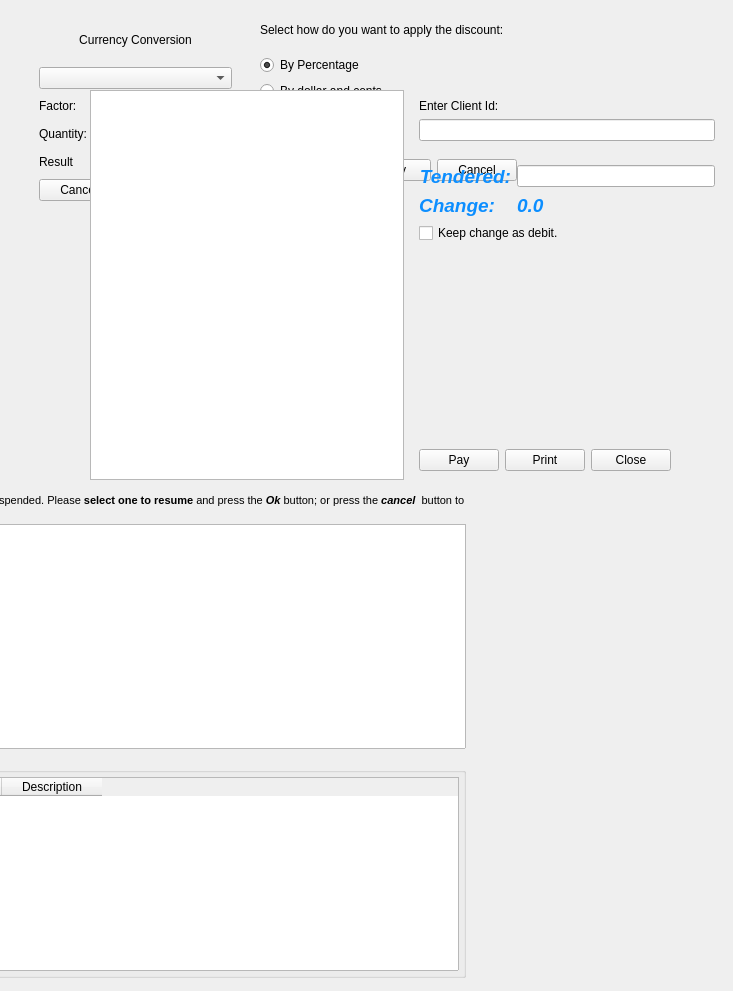
      <widget class="QWidget" name="page_Adds">
       <widget class="QFrame" name="frameCurrency">
        <property name="geometry">
         <rect>
          <x>30</x>
          <y>10</y>
          <width>211</width>
          <height>200</height>
         </rect>
        </property>
        <property name="frameShape">
         <enum>QFrame::NoFrame</enum>
        </property>
        <property name="frameShadow">
         <enum>QFrame::Raised</enum>
        </property>
        <layout class="QGridLayout" name="gridLayout_3">
         <item row="0" column="0" colspan="2">
          <widget class="QLabel" name="label_15">
           <property name="text">
            <string>Currency Conversion</string>
           </property>
           <property name="alignment">
            <set>Qt::AlignCenter</set>
           </property>
          </widget>
         </item>
         <item row="1" column="0" colspan="2">
          <widget class="QComboBox" name="comboCurrency"/>
         </item>
         <item row="2" column="0">
          <widget class="QLabel" name="label_12">
           <property name="text">
            <string>Factor:</string>
           </property>
          </widget>
         </item>
         <item row="2" column="1">
          <widget class="QLineEdit" name="editConvFactor">
           <property name="readOnly">
            <bool>true</bool>
           </property>
          </widget>
         </item>
         <item row="3" column="0">
          <widget class="QLabel" name="label_13">
           <property name="text">
            <string>Quantity:</string>
           </property>
          </widget>
         </item>
         <item row="3" column="1">
          <widget class="QLineEdit" name="editConvQty"/>
         </item>
         <item row="4" column="0">
          <widget class="QLabel" name="label_14">
           <property name="text">
            <string>Result</string>
           </property>
          </widget>
         </item>
         <item row="4" column="1">
          <widget class="QLineEdit" name="editConvResult">
           <property name="readOnly">
            <bool>true</bool>
           </property>
          </widget>
         </item>
         <item row="5" column="0">
          <widget class="QPushButton" name="btnConvCancel">
           <property name="text">
            <string>Cancel</string>
           </property>
          </widget>
         </item>
         <item row="5" column="1">
          <widget class="QPushButton" name="btnConvOk">
           <property name="text">
            <string>Ok</string>
           </property>
          </widget>
         </item>
        </layout>
       </widget>
       <widget class="QWidget" name="discountWidget" native="true">
        <property name="geometry">
         <rect>
          <x>260</x>
          <y>10</y>
          <width>257</width>
          <height>171</height>
         </rect>
        </property>
        <property name="sizePolicy">
         <sizepolicy hsizetype="MinimumExpanding" vsizetype="MinimumExpanding">
          <horstretch>0</horstretch>
          <verstretch>0</verstretch>
         </sizepolicy>
        </property>
        <layout class="QVBoxLayout" name="verticalLayout_5">
         <item>
          <widget class="QLabel" name="lbl_discounts">
           <property name="text">
            <string>Select how do you want to apply the discount:</string>
           </property>
           <property name="wordWrap">
            <bool>true</bool>
           </property>
          </widget>
         </item>
         <item>
          <widget class="QRadioButton" name="rbPercentage">
           <property name="text">
            <string>By Percentage</string>
           </property>
           <property name="checked">
            <bool>true</bool>
           </property>
          </widget>
         </item>
         <item>
          <widget class="QRadioButton" name="rbMoney">
           <property name="text">
            <string>By dollar and cents</string>
           </property>
          </widget>
         </item>
         <item>
          <widget class="QRadioButton" name="rbPriceChange">
           <property name="text">
            <string>Change Price</string>
           </property>
          </widget>
         </item>
         <item>
          <widget class="QRadioButton" name="rbCoupon">
           <property name="text">
            <string>By coupon code</string>
           </property>
          </widget>
         </item>
         <item>
          <layout class="QHBoxLayout" name="horizontalLayout_3">
           <item>
            <widget class="QLineEdit" name="editDiscount"/>
           </item>
           <item>
            <widget class="QPushButton" name="btnApplyDiscount">
             <property name="text">
              <string>Apply</string>
             </property>
            </widget>
           </item>
           <item>
            <widget class="QPushButton" name="btnCancelDiscount">
             <property name="text">
              <string>Cancel</string>
             </property>
            </widget>
           </item>
          </layout>
         </item>
        </layout>
       </widget>
       <widget class="QWidget" name="resumeWidget" native="true">
        <property name="geometry">
         <rect>
          <x>-110</x>
          <y>490</y>
          <width>580</width>
          <height>492</height>
         </rect>
        </property>
        <property name="minimumSize">
         <size>
          <width>580</width>
          <height>380</height>
         </size>
        </property>
        <layout class="QVBoxLayout" name="verticalLayout_7">
         <property name="spacing">
          <number>4</number>
         </property>
         <property name="margin">
          <number>4</number>
         </property>
         <item>
          <widget class="QLabel" name="lblTitle">
           <property name="text">
            <string>&lt;!DOCTYPE HTML PUBLIC &quot;-//W3C//DTD HTML 4.0//EN&quot; &quot;http://www.w3.org/TR/REC-html40/strict.dtd&quot;&gt;
&lt;html&gt;&lt;head&gt;&lt;meta name=&quot;qrichtext&quot; content=&quot;1&quot; /&gt;&lt;style type=&quot;text/css&quot;&gt;
p, li { white-space: pre-wrap; }
&lt;/style&gt;&lt;/head&gt;&lt;body style=&quot; font-family:'Lucida Grande'; font-size:8pt; font-weight:400; font-style:normal;&quot;&gt;
&lt;p style=&quot; margin-top:0px; margin-bottom:0px; margin-left:0px; margin-right:0px; -qt-block-indent:0; text-indent:0px;&quot;&gt;The next sales are suspended. Please &lt;span style=&quot; font-weight:600;&quot;&gt;select one to resume&lt;/span&gt; and press the &lt;span style=&quot; font-weight:600; font-style:italic;&quot;&gt;Ok&lt;/span&gt; button; or press the &lt;span style=&quot; font-weight:600; font-style:italic;&quot;&gt;cancel&lt;/span&gt;  button to &lt;span style=&quot; font-weight:600;&quot;&gt;start a new one&lt;/span&gt;.&lt;/p&gt;&lt;/body&gt;&lt;/html&gt;</string>
           </property>
           <property name="wordWrap">
            <bool>true</bool>
           </property>
          </widget>
         </item>
         <item>
          <widget class="QTableView" name="tableSuspendedSales">
           <property name="minimumSize">
            <size>
             <width>280</width>
             <height>0</height>
            </size>
           </property>
           <property name="editTriggers">
            <set>QAbstractItemView::NoEditTriggers</set>
           </property>
           <property name="selectionMode">
            <enum>QAbstractItemView::SingleSelection</enum>
           </property>
           <property name="selectionBehavior">
            <enum>QAbstractItemView::SelectRows</enum>
           </property>
           <property name="sortingEnabled">
            <bool>true</bool>
           </property>
           <property name="cornerButtonEnabled">
            <bool>false</bool>
           </property>
          </widget>
         </item>
         <item>
          <widget class="QGroupBox" name="groupBox_2">
           <property name="minimumSize">
            <size>
             <width>0</width>
             <height>100</height>
            </size>
           </property>
           <property name="title">
            <string>Contents</string>
           </property>
           <layout class="QVBoxLayout" name="verticalLayout_6">
            <property name="spacing">
             <number>4</number>
            </property>
            <property name="margin">
             <number>4</number>
            </property>
            <item>
             <widget class="QTableWidget" name="contentTable">
              <column>
               <property name="text">
                <string>Qty</string>
               </property>
              </column>
              <column>
               <property name="text">
                <string>Description</string>
               </property>
              </column>
             </widget>
            </item>
           </layout>
          </widget>
         </item>
        </layout>
       </widget>
       <widget class="QWidget" name="creditWidget" native="true">
        <property name="geometry">
         <rect>
          <x>90</x>
          <y>90</y>
          <width>634</width>
          <height>390</height>
         </rect>
        </property>
        <property name="sizePolicy">
         <sizepolicy hsizetype="MinimumExpanding" vsizetype="MinimumExpanding">
          <horstretch>0</horstretch>
          <verstretch>0</verstretch>
         </sizepolicy>
        </property>
        <property name="minimumSize">
         <size>
          <width>550</width>
          <height>390</height>
         </size>
        </property>
        <layout class="QGridLayout" name="gridLayout_4">
         <item row="0" column="0" rowspan="4">
          <widget class="QTextEdit" name="creditContent">
           <property name="sizePolicy">
            <sizepolicy hsizetype="MinimumExpanding" vsizetype="MinimumExpanding">
             <horstretch>0</horstretch>
             <verstretch>0</verstretch>
            </sizepolicy>
           </property>
           <property name="minimumSize">
            <size>
             <width>280</width>
             <height>0</height>
            </size>
           </property>
          </widget>
         </item>
         <item row="0" column="1">
          <widget class="QWidget" name="widget_2" native="true">
           <property name="sizePolicy">
            <sizepolicy hsizetype="MinimumExpanding" vsizetype="Preferred">
             <horstretch>0</horstretch>
             <verstretch>0</verstretch>
            </sizepolicy>
           </property>
           <layout class="QVBoxLayout" name="verticalLayout_9">
            <item>
             <widget class="QLabel" name="label_16">
              <property name="sizePolicy">
               <sizepolicy hsizetype="Maximum" vsizetype="Preferred">
                <horstretch>0</horstretch>
                <verstretch>0</verstretch>
               </sizepolicy>
              </property>
              <property name="text">
               <string>Enter Client Id:</string>
              </property>
             </widget>
            </item>
            <item>
             <widget class="QLineEdit" name="editClientIdForCredit">
              <property name="sizePolicy">
               <sizepolicy hsizetype="Expanding" vsizetype="Fixed">
                <horstretch>0</horstretch>
                <verstretch>0</verstretch>
               </sizepolicy>
              </property>
              <property name="maximumSize">
               <size>
                <width>16777215</width>
                <height>16777215</height>
               </size>
              </property>
             </widget>
            </item>
           </layout>
          </widget>
         </item>
         <item row="1" column="1">
          <widget class="QWidget" name="creditPaymentWidget" native="true">
           <property name="sizePolicy">
            <sizepolicy hsizetype="Expanding" vsizetype="Maximum">
             <horstretch>0</horstretch>
             <verstretch>0</verstretch>
            </sizepolicy>
           </property>
           <property name="minimumSize">
            <size>
             <width>0</width>
             <height>50</height>
            </size>
           </property>
           <layout class="QVBoxLayout" name="verticalLayout_8">
            <item>
             <layout class="QGridLayout" name="gridLayout_5">
              <item row="0" column="0">
               <widget class="QLabel" name="label_18">
                <property name="sizePolicy">
                 <sizepolicy hsizetype="Minimum" vsizetype="Preferred">
                  <horstretch>0</horstretch>
                  <verstretch>0</verstretch>
                 </sizepolicy>
                </property>
                <property name="text">
                 <string>&lt;!DOCTYPE HTML PUBLIC &quot;-//W3C//DTD HTML 4.0//EN&quot; &quot;http://www.w3.org/TR/REC-html40/strict.dtd&quot;&gt;
&lt;html&gt;&lt;head&gt;&lt;meta name=&quot;qrichtext&quot; content=&quot;1&quot; /&gt;&lt;style type=&quot;text/css&quot;&gt;
p, li { white-space: pre-wrap; }
&lt;/style&gt;&lt;/head&gt;&lt;body style=&quot; font-family:'Ubuntu'; font-size:11pt; font-weight:400; font-style:normal;&quot;&gt;
&lt;p style=&quot; margin-top:0px; margin-bottom:0px; margin-left:0px; margin-right:0px; -qt-block-indent:0; text-indent:0px;&quot;&gt;&lt;span style=&quot; font-size:14pt; font-weight:600; font-style:italic; color:#0c8eff;&quot;&gt;Tendered:&lt;/span&gt;&lt;/p&gt;&lt;/body&gt;&lt;/html&gt;</string>
                </property>
                <property name="alignment">
                 <set>Qt::AlignRight|Qt::AlignTrailing|Qt::AlignVCenter</set>
                </property>
               </widget>
              </item>
              <item row="0" column="1">
               <widget class="MibitLineEdit" name="editCreditTendered">
                <property name="sizePolicy">
                 <sizepolicy hsizetype="Expanding" vsizetype="Fixed">
                  <horstretch>0</horstretch>
                  <verstretch>0</verstretch>
                 </sizepolicy>
                </property>
                <property name="minimumSize">
                 <size>
                  <width>120</width>
                  <height>0</height>
                 </size>
                </property>
                <property name="maximumSize">
                 <size>
                  <width>200</width>
                  <height>16777215</height>
                 </size>
                </property>
               </widget>
              </item>
              <item row="1" column="0">
               <widget class="QLabel" name="label_19">
                <property name="sizePolicy">
                 <sizepolicy hsizetype="Maximum" vsizetype="Preferred">
                  <horstretch>0</horstretch>
                  <verstretch>0</verstretch>
                 </sizepolicy>
                </property>
                <property name="text">
                 <string>&lt;!DOCTYPE HTML PUBLIC &quot;-//W3C//DTD HTML 4.0//EN&quot; &quot;http://www.w3.org/TR/REC-html40/strict.dtd&quot;&gt;
&lt;html&gt;&lt;head&gt;&lt;meta name=&quot;qrichtext&quot; content=&quot;1&quot; /&gt;&lt;style type=&quot;text/css&quot;&gt;
p, li { white-space: pre-wrap; }
&lt;/style&gt;&lt;/head&gt;&lt;body style=&quot; font-family:'Ubuntu'; font-size:11pt; font-weight:400; font-style:normal;&quot;&gt;
&lt;p style=&quot; margin-top:0px; margin-bottom:0px; margin-left:0px; margin-right:0px; -qt-block-indent:0; text-indent:0px;&quot;&gt;&lt;span style=&quot; font-size:14pt; font-weight:600; font-style:italic; color:#0c8eff;&quot;&gt;Change:&lt;/span&gt;&lt;/p&gt;&lt;/body&gt;&lt;/html&gt;</string>
                </property>
                <property name="alignment">
                 <set>Qt::AlignRight|Qt::AlignTrailing|Qt::AlignVCenter</set>
                </property>
               </widget>
              </item>
              <item row="1" column="1">
               <widget class="QLabel" name="lblCreditChange">
                <property name="sizePolicy">
                 <sizepolicy hsizetype="Maximum" vsizetype="Preferred">
                  <horstretch>0</horstretch>
                  <verstretch>0</verstretch>
                 </sizepolicy>
                </property>
                <property name="text">
                 <string>&lt;!DOCTYPE HTML PUBLIC &quot;-//W3C//DTD HTML 4.0//EN&quot; &quot;http://www.w3.org/TR/REC-html40/strict.dtd&quot;&gt;
&lt;html&gt;&lt;head&gt;&lt;meta name=&quot;qrichtext&quot; content=&quot;1&quot; /&gt;&lt;style type=&quot;text/css&quot;&gt;
p, li { white-space: pre-wrap; }
&lt;/style&gt;&lt;/head&gt;&lt;body style=&quot; font-family:'Ubuntu'; font-size:11pt; font-weight:400; font-style:normal;&quot;&gt;
&lt;p style=&quot; margin-top:0px; margin-bottom:0px; margin-left:0px; margin-right:0px; -qt-block-indent:0; text-indent:0px;&quot;&gt;&lt;span style=&quot; font-size:14pt; font-weight:600; font-style:italic; color:#0c8eff;&quot;&gt;0.0&lt;/span&gt;&lt;/p&gt;&lt;/body&gt;&lt;/html&gt;</string>
                </property>
                <property name="textFormat">
                 <enum>Qt::RichText</enum>
                </property>
                <property name="alignment">
                 <set>Qt::AlignLeading|Qt::AlignLeft|Qt::AlignVCenter</set>
                </property>
                <property name="margin">
                 <number>0</number>
                </property>
               </widget>
              </item>
             </layout>
            </item>
            <item>
             <widget class="QCheckBox" name="chKeepDebit">
              <property name="sizePolicy">
               <sizepolicy hsizetype="Maximum" vsizetype="Fixed">
                <horstretch>0</horstretch>
                <verstretch>0</verstretch>
               </sizepolicy>
              </property>
              <property name="text">
               <string>Keep change as debit.</string>
              </property>
             </widget>
            </item>
           </layout>
          </widget>
         </item>
         <item row="3" column="1">
          <widget class="QWidget" name="widget" native="true">
           <property name="sizePolicy">
            <sizepolicy hsizetype="Maximum" vsizetype="Preferred">
             <horstretch>0</horstretch>
             <verstretch>0</verstretch>
            </sizepolicy>
           </property>
           <layout class="QHBoxLayout" name="horizontalLayout_5">
            <item>
             <widget class="QPushButton" name="btnPayCredit">
              <property name="sizePolicy">
               <sizepolicy hsizetype="Maximum" vsizetype="Fixed">
                <horstretch>0</horstretch>
                <verstretch>0</verstretch>
               </sizepolicy>
              </property>
              <property name="text">
               <string>Pay</string>
              </property>
             </widget>
            </item>
            <item>
             <widget class="QPushButton" name="btnPrintCreditReport">
              <property name="text">
               <string>Print</string>
              </property>
             </widget>
            </item>
            <item>
             <widget class="QPushButton" name="btnCancelCreditPayment">
              <property name="sizePolicy">
               <sizepolicy hsizetype="Maximum" vsizetype="Fixed">
                <horstretch>0</horstretch>
                <verstretch>0</verstretch>
               </sizepolicy>
              </property>
              <property name="text">
               <string>Close</string>
              </property>
             </widget>
            </item>
           </layout>
          </widget>
         </item>
         <item row="2" column="1">
          <spacer name="verticalSpacer_3">
           <property name="orientation">
            <enum>Qt::Vertical</enum>
           </property>
           <property name="sizeHint" stdset="0">
            <size>
             <width>20</width>
             <height>40</height>
            </size>
           </property>
          </spacer>
         </item>
        </layout>
       </widget>
      </widget>
